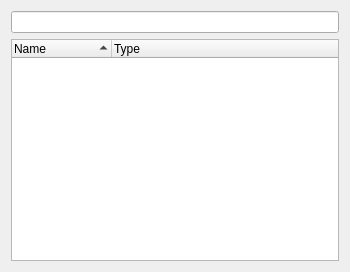
<?xml version="1.0" encoding="UTF-8"?>
<ui version="4.0">
 <class>ZEDObjectBrowser</class>
 <widget class="QWidget" name="ZEDObjectBrowser">
  <property name="geometry">
   <rect>
    <x>0</x>
    <y>0</y>
    <width>350</width>
    <height>272</height>
   </rect>
  </property>
  <property name="windowTitle">
   <string>Object Browser</string>
  </property>
  <layout class="QVBoxLayout" name="verticalLayout">
   <item>
    <widget class="QLineEdit" name="txtSearch"/>
   </item>
   <item>
    <widget class="QTreeWidget" name="lstObjects">
     <property name="dragEnabled">
      <bool>true</bool>
     </property>
     <property name="dragDropMode">
      <enum>QAbstractItemView::InternalMove</enum>
     </property>
     <property name="selectionMode">
      <enum>QAbstractItemView::ExtendedSelection</enum>
     </property>
     <property name="selectionBehavior">
      <enum>QAbstractItemView::SelectRows</enum>
     </property>
     <property name="rootIsDecorated">
      <bool>true</bool>
     </property>
     <property name="uniformRowHeights">
      <bool>false</bool>
     </property>
     <property name="itemsExpandable">
      <bool>true</bool>
     </property>
     <property name="sortingEnabled">
      <bool>true</bool>
     </property>
     <attribute name="headerVisible">
      <bool>true</bool>
     </attribute>
     <attribute name="headerCascadingSectionResizes">
      <bool>false</bool>
     </attribute>
     <attribute name="headerStretchLastSection">
      <bool>true</bool>
     </attribute>
     <column>
      <property name="text">
       <string>Name</string>
      </property>
     </column>
     <column>
      <property name="text">
       <string>Type</string>
      </property>
     </column>
    </widget>
   </item>
  </layout>
 </widget>
 <resources/>
 <connections/>
</ui>
